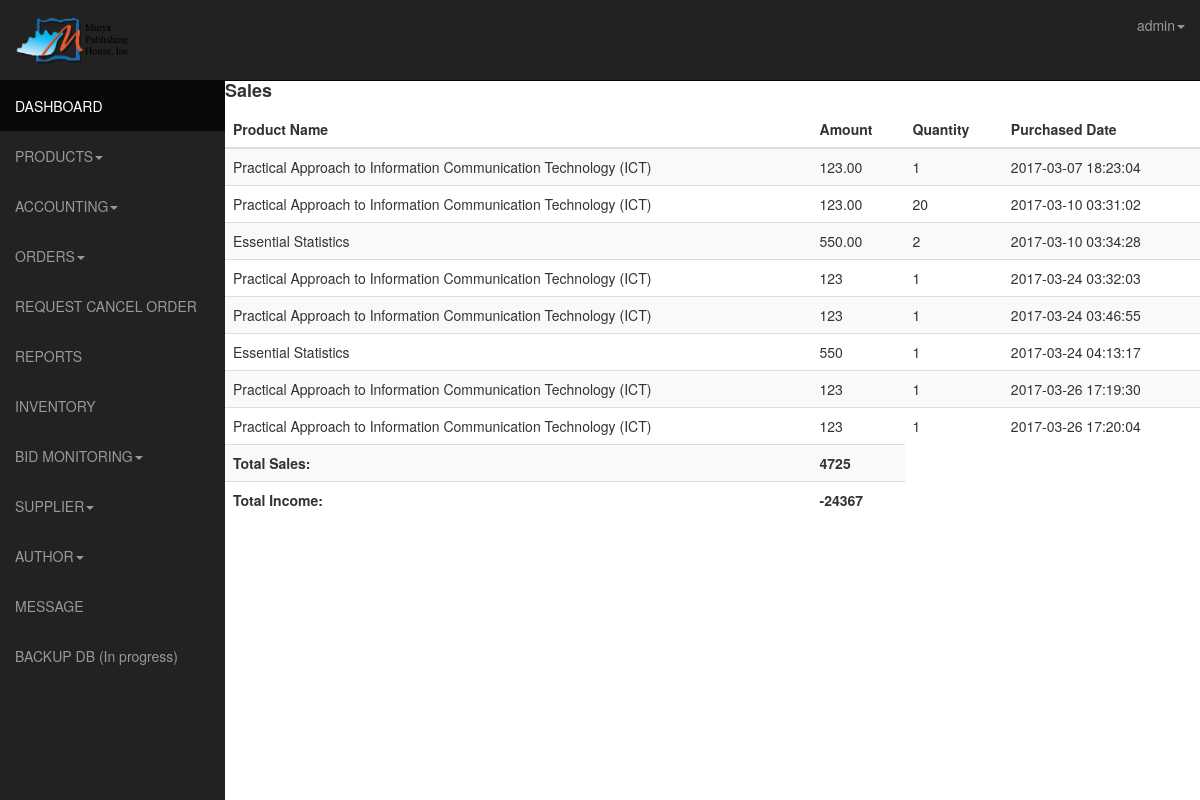
The app's page /admin/sales.php (signed in), older data.
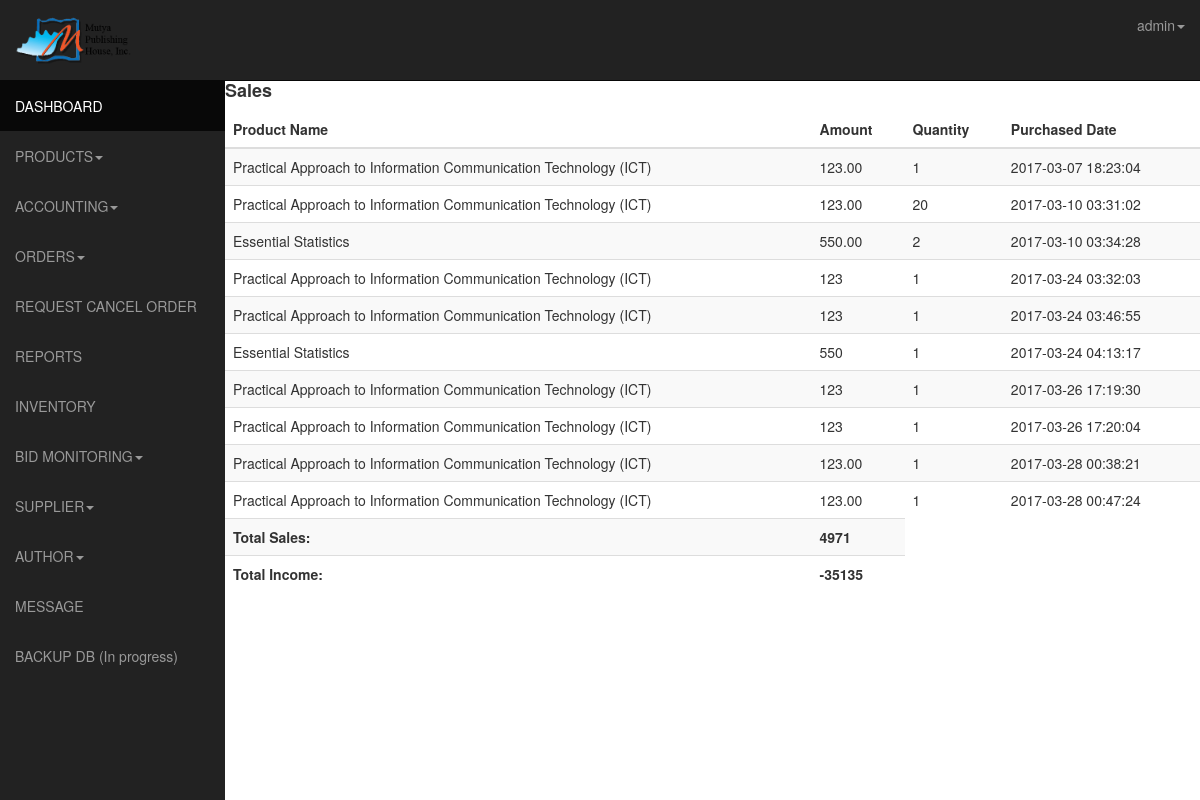
The same page, newer data.
### tables this page shows
CREATE TABLE IF NOT EXISTS `transactions` (
  `id` int(11) NOT NULL AUTO_INCREMENT,
  `user_id` int(11) NOT NULL,
  `product_id_array` varchar(255) NOT NULL,
  `payer_email` varchar(255) NOT NULL,
  `first_name` varchar(255) NOT NULL,
  `last_name` varchar(255) NOT NULL,
  `month` varchar(4) NOT NULL,
  `day` varchar(4) NOT NULL,
  `year` varchar(4) NOT NULL,
  `payment_date` timestamp NOT NULL DEFAULT CURRENT_TIMESTAMP ON UPDATE CURRENT_TIMESTAMP,
  `mc_gross` varchar(255) NOT NULL,
  `payment_currency` varchar(255) NOT NULL,
  `receiver_email` varchar(255) NOT NULL,
  `payment_type` varchar(255) NOT NULL,
  `payment_status` varchar(255) NOT NULL,
  `txn_type` varchar(255) NOT NULL,
  `payer_status` varchar(255) NOT NULL,
  `address_street` varchar(255) NOT NULL,
  `address_city` varchar(255) NOT NULL,
  `address_state` varchar(255) NOT NULL,
  `address_zip` varchar(255) NOT NULL,
  `address_country` varchar(255) NOT NULL,
  `address_status` varchar(255) NOT NULL,
  `notify_version` varchar(255) NOT NULL,
  `verify_sign` varchar(255) NOT NULL,
  `payer_id` varchar(255) NOT NULL,
  `mc_currency` varchar(255) NOT NULL,
  `mc_fee` varchar(255) NOT NULL,
  `txn_id` varchar(255) NOT NULL,
  `qty` int(11) NOT NULL,
  PRIMARY KEY (`id`)
);

CREATE TABLE IF NOT EXISTS `products` (
  `id` int(11) NOT NULL AUTO_INCREMENT,
  `author_id` int(11) NOT NULL,
  `product_name` varchar(255) NOT NULL,
  `price` varchar(16) NOT NULL,
  `details` text NOT NULL,
  `stock` int(11) NOT NULL,
  `category` varchar(16) NOT NULL,
  `sub_category` varchar(50) NOT NULL,
  `status` varchar(50) NOT NULL,
  `timestamp` varchar(10) NOT NULL,
  `date_added` date NOT NULL,
  `ext` varchar(4) NOT NULL,
  PRIMARY KEY (`id`)
);

### admin/sales.php (the view, shortened to what this page needs)
<!DOCTYPE html>
<html lang="en">
  <head>
    <link href="css/bootstrap.css" rel="stylesheet">
    <link href="css/sb-admin.css" rel="stylesheet">-->
    <link rel="stylesheet" href="css/morris-0.4.3.min.css">
  </head>
  <body>
    <div id="wrapper">
      <nav class="navbar navbar-inverse  navbar-fixed-top" role="navigation">
      <?php include 'template/sidebar.php';?>
    <?php include 'template/top.php';?>
    </nav>
    <div class="table-responsive">
    <h4><b>Sales</b></h4>
      <table class="table table-striped">
        <thead>
		<th>Product Name</th>
		<th>Amount</th>
		<th>Quantity</th>
		<th>Purchased Date</th>
	</thead>
	<tbody>
		<?php
		$sql = mysql_query("SELECT products.id, products.product_name, transactions.mc_fee, transactions.qty, transactions.payment_date FROM transactions INNER JOIN products ON products.id = transactions.product_id_array");
		$requestCount = mysql_num_rows($sql);
		if ($requestCount > 0) {
		     while ($row = mysql_fetch_array($sql)) {
		     $name = $row['product_name'];
		     $amount = $row['mc_fee'];
		     $quantity = $row['qty'];
		     $date = $row['payment_date'];
		      echo "
		        <tr>
		          <td>$name</td>
		          <td>$amount</td>
		          <td>$quantity </td>
		          <td>$date</td>
		        </tr>
		      ";
		     }
		  }
	 	$sql = mysql_query("SELECT sum(mc_gross) FROM transactions");
		$requestCount = mysql_num_rows($sql);
		if ($requestCount > 0) {
		     while ($row = mysql_fetch_array($sql)) {
		     $totalamount = $row['sum(mc_gross)'];
		      echo "
		        <tr>
		          <td><b>Total Sales:</b></td>
		          <td><b>$totalamount</b></td>
		        </tr>
		      ";
		  }
		}
	 	$sql = mysql_query("SELECT SUM( transactions.mc_gross ) - SUM( expenses.amount ) AS total_income FROM transactions JOIN expenses");
		$requestCount = mysql_num_rows($sql);
		if ($requestCount > 0) {
		     while ($row = mysql_fetch_array($sql)) {
		     $totalincome = $row['total_income'];
		      echo "
		        <tr>
		          <td><b>Total Income:</b></td>
		          <td><b>$totalincome</b></td>
		        </tr>
		      ";
		  }
		}
	  ?>
	</tbody>
      </table>
    </div>
    </div>
    </body>
    </html>

Row changes from the older to the newer data that the page shows:
added transactions: products.product_name "Practical Approach to Information Communication Technology (ICT)", mc_fee "123.00", qty "1", payment_date "2017-03-28 00:38:21"
added transactions: products.product_name "Practical Approach to Information Communication Technology (ICT)", mc_fee "123.00", qty "1", payment_date "2017-03-28 00:47:24"
Text that changed along with them:
new list line: "Total Sales: 4971"
new list line: "Total Income: -35135"
list line gone: "Total Sales: 4725"
list line gone: "Total Income: -24367"
